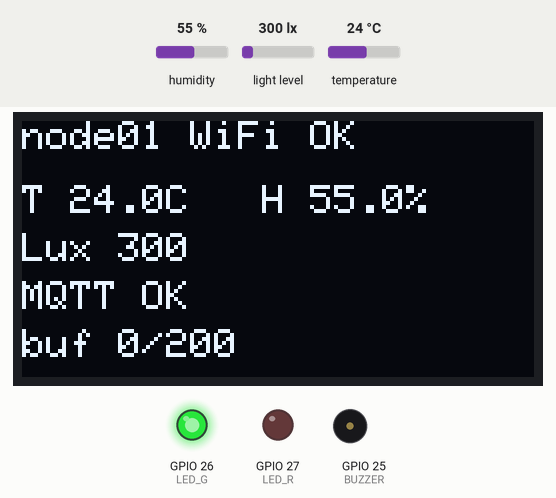
This sketch was run on a simulated ESP32. Parts: 128×64 one-colour display, output pins drawn as LEDs (lit = HIGH), buzzer (waves = sounding, pin HIGH). The inputs (shaded band) are chosen by the test bench; at power-on: temperature 24 °C, light level 300 lx, humidity 55 %. WiFi joins after 1.5 s; servers stay silent unless stated; the local clock reads 2024-03-15 10:24:30 at power-on unless the sketch sets it; random numbers use the default seed unless the sketch sets one; no MQTT or app messages arrive unless stated; what the sketch prints to the serial monitor is not drawn.

Above: at 10.6 s.
10.7 s: temperature set to 31.6 °C
At 20.5 s:
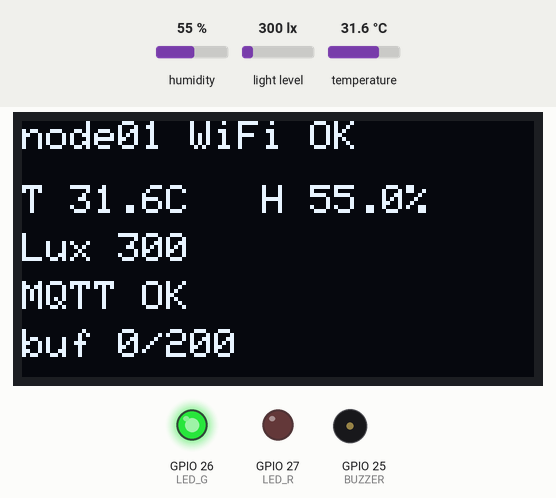
24.3 s: temperature set to 32.8 °C
At 30.8 s:
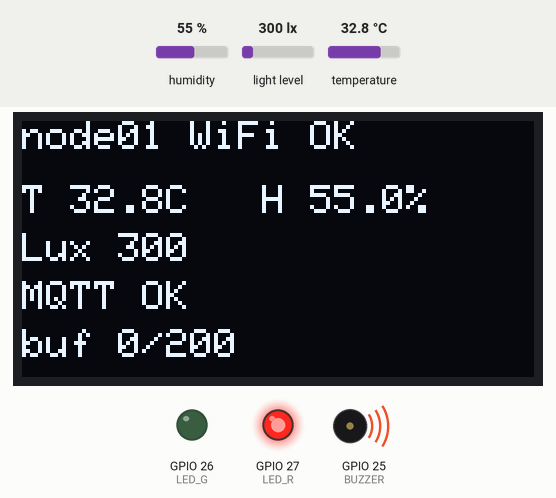
37.9 s: light level set to 40 lx
At 41.2 s:
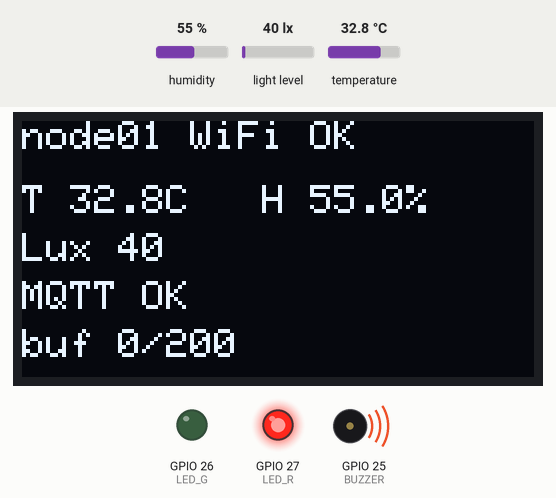
51.5 s: humidity set to 22 %
At 60.8 s:
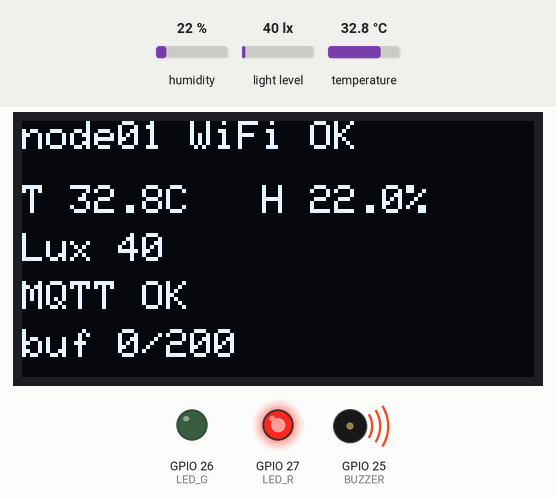
65.1 s: light level set to 500 lx
At 71.2 s:
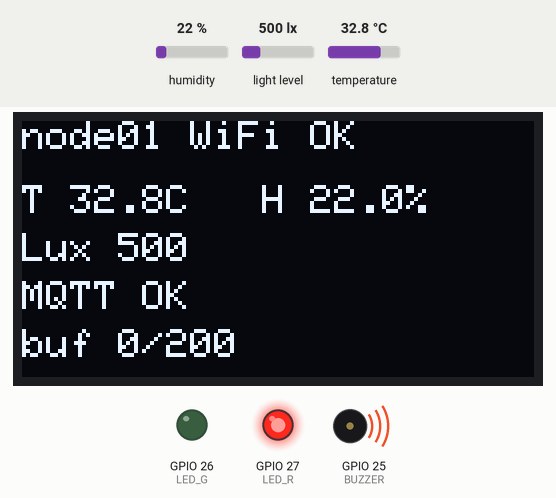
Timing chart, 0 to 72.7 s (numbered marks = the images above; inputs shaded):
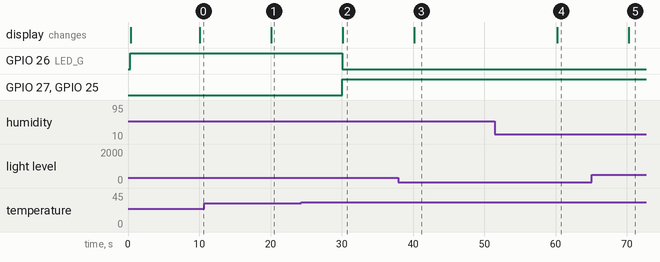

The sketch:

esp32_node.ino
```cpp
#include <WiFi.h>
#include <time.h>
#include <sys/time.h>
#include <MQTT.h>
#include <Wire.h>
#include <BH1750.h>
#include "DHT.h"
#include <Adafruit_GFX.h>
#include <Adafruit_SSD1306.h>
#include "secrets.h"

#define DHTPIN      4
#define DHTTYPE     DHT22
#define REPORT_MS   10000
#define BUF_SIZE    200

#define LED_G       26
#define LED_R       27
#define BUZZER      25
#define TEMP_ALARM  32.0      // R1 过热阈值，与需求说明一致

DHT dht(DHTPIN, DHTTYPE);
BH1750 lightMeter;
Adafruit_SSD1306 display(128, 64, &Wire, -1);
bool oledOk = false;

WiFiClient net;
MQTTClient client(512);
String topic;

unsigned long lastReport  = 0;
unsigned long lastTry     = 0;
unsigned long lastWifiTry = 0;
bool lastHot = false;

// ---------- 环形缓冲 ----------
String buf[BUF_SIZE];
int    bufHead  = 0;
int    bufCount = 0;

void bufPush(const String &s) {
  buf[bufHead] = s;
  bufHead = (bufHead + 1) % BUF_SIZE;
  if (bufCount < BUF_SIZE) bufCount++;
  Serial.printf("[BUF] %d/%d\n", bufCount, BUF_SIZE);
}

int bufOldest() {
  return (bufHead - bufCount + BUF_SIZE) % BUF_SIZE;
}

void flushBuffer() {
  if (bufCount == 0) return;
  Serial.printf("[FLUSH] 开始补发 %d 条\n", bufCount);
  while (bufCount > 0 && client.connected()) {
    int i = bufOldest();
    if (!client.publish(topic, buf[i], false, 1)) break;
    bufCount--;
    delay(20);
  }
  Serial.printf("[FLUSH] 结束，剩余 %d 条\n", bufCount);
}

// ---------- OLED ----------
void drawScreen(float t, float h, float lux) {
  if (!oledOk) return;

  char l1[24], l2[24], l3[24];
  snprintf(l1, sizeof(l1), "T %.1fC   H %.1f%%", t, h);
  snprintf(l2, sizeof(l2), "Lux %.0f", lux);
  snprintf(l3, sizeof(l3), "buf %d/%d", bufCount, BUF_SIZE);

  display.clearDisplay();
  display.setTextSize(1);
  display.setTextColor(SSD1306_WHITE);

  display.setCursor(0, 0);
  display.print("node01 ");
  display.print(WiFi.status() == WL_CONNECTED ? "WiFi OK" : "WiFi --");

  display.setCursor(0, 16);
  display.print(l1);
  display.setCursor(0, 28);
  display.print(l2);
  display.setCursor(0, 40);
  display.print(client.connected() ? "MQTT OK" : "MQTT --");
  display.setCursor(0, 52);
  display.print(l3);

  display.display();
}

// ---------- WiFi / NTP ----------
bool connectWiFi() {
  Serial.print("WiFi");
  WiFi.mode(WIFI_STA);
  WiFi.begin(WIFI_SSID, WIFI_PASS);
  int n = 0;
  while (WiFi.status() != WL_CONNECTED && n < 40) {
    delay(500); Serial.print("."); n++;
  }
  Serial.println();
  if (WiFi.status() == WL_CONNECTED) {
    Serial.print("  IP="); Serial.println(WiFi.localIP());
    return true;
  }
  Serial.println("  WiFi FAILED");
  return false;
}

bool syncTime() {
  configTime(8 * 3600, 0, "ntp.aliyun.com", "cn.pool.ntp.org");
  Serial.print("NTP");
  time_t now = 0; int n = 0;
  while ((now = time(nullptr)) < 1700000000 && n < 40) {
    delay(500); Serial.print("."); n++;
  }
  Serial.println();
  return now >= 1700000000;
}

// 带毫秒的 ISO8601：2026-11-23T16:20:05.123+08:00
// 为什么必须带毫秒：端到端延迟是毫秒级指标，秒级时间戳会把延迟量化成 1 秒的桶
String isoNow() {
  struct timeval tv;
  gettimeofday(&tv, nullptr);

  time_t now = tv.tv_sec;
  struct tm t;
  localtime_r(&now, &t);

  char b[32];
  strftime(b, sizeof(b), "%Y-%m-%dT%H:%M:%S", &t);

  char ms[12];
  snprintf(ms, sizeof(ms), ".%03d+08:00", (int)(tv.tv_usec / 1000));
  return String(b) + ms;
}

String uuid4() {
  uint8_t b[16];
  for (int i = 0; i < 16; i += 4) {
    uint32_t r = esp_random();
    memcpy(b + i, &r, 4);
  }
  b[6] = (b[6] & 0x0F) | 0x40;
  b[8] = (b[8] & 0x3F) | 0x80;
  char s[37];
  snprintf(s, sizeof(s),
           "%02x%02x%02x%02x-%02x%02x-%02x%02x-%02x%02x-%02x%02x%02x%02x%02x%02x",
           b[0], b[1], b[2],  b[3],  b[4],  b[5],  b[6],  b[7],
           b[8], b[9], b[10], b[11], b[12], b[13], b[14], b[15]);
  return String(s);
}

// ---------- 连接维护 ----------
void ensureConnected() {
  if (WiFi.status() != WL_CONNECTED) {
    // WiFi.reconnect() 在 ESP32 上不可靠：热点短暂消失后可能永远连不回来。
    // 改用 disconnect + begin 重新发起，并限流到每 10 秒一次。
    if (millis() - lastWifiTry > 10000) {
      lastWifiTry = millis();
      Serial.println("[WiFi] reconnect (disconnect+begin)");
      WiFi.disconnect();
      delay(100);
      WiFi.begin(WIFI_SSID, WIFI_PASS);
    }
    return;
  }

  if (client.connected()) return;
  if (millis() - lastTry < 5000) return;
  lastTry = millis();

  Serial.print("[MQTT] reconnect...");
  if (client.connect(NODE_ID)) {
    Serial.println(" ok");
    flushBuffer();
  } else {
    Serial.println(" fail");
  }
}

void setup() {
  Serial.begin(115200);
  delay(300);
  Serial.println();
  Serial.println("=== firmware: sensors + buffer + LED + buzzer + OLED ===");

  pinMode(LED_G, OUTPUT);
  pinMode(LED_R, OUTPUT);
  pinMode(BUZZER, OUTPUT);
  digitalWrite(LED_R, LOW);
  digitalWrite(BUZZER, LOW);
  digitalWrite(LED_G, HIGH);

  Wire.begin(21, 22);

  oledOk = display.begin(SSD1306_SWITCHCAPVCC, 0x3C);
  if (oledOk) {
    display.clearDisplay();
    display.setTextSize(1);
    display.setTextColor(SSD1306_WHITE);
    display.setCursor(0, 0);
    display.println("env-monitor booting...");
    display.display();
    Serial.println("OLED ok (0x3C)");
  } else {
    Serial.println("OLED init FAILED (try 0x3D)");
  }

  dht.begin();
  lightMeter.begin();

  connectWiFi();
  syncTime();

  topic = String("iot/") + NODE_ID + "/data";
  client.begin(MQTT_HOST, MQTT_PORT, net);
  client.setKeepAlive(60);

  if (client.connect(NODE_ID)) {
    Serial.println("MQTT connected");
    flushBuffer();
  } else {
    Serial.println("MQTT not connected, will retry in loop");
  }
}

void loop() {
  client.loop();
  ensureConnected();

  if (millis() - lastReport < REPORT_MS) {
    delay(50);
    return;
  }
  lastReport = millis();

  float t   = dht.readTemperature();
  float h   = dht.readHumidity();
  float lux = lightMeter.readLightLevel();

  if (isnan(t) || isnan(h)) {
    Serial.println("dht read failed, skip");
    return;
  }

  bool hot = (t > TEMP_ALARM);
  digitalWrite(LED_R, hot ? HIGH : LOW);
  digitalWrite(LED_G, hot ? LOW  : HIGH);
  digitalWrite(BUZZER, hot ? HIGH : LOW);

  if (hot != lastHot) {
    lastHot = hot;
    if (hot) Serial.printf("[ALARM] ON   t=%.1f > %.1f\n", t, TEMP_ALARM);
    else     Serial.println("[ALARM] OFF");
  }

  drawScreen(t, h, lux);

  String payload = String("{\"id\":\"") + uuid4()
                 + "\",\"ts\":\"" + isoNow()
                 + "\",\"t\":" + String(t, 1)
                 + ",\"h\":" + String(h, 1)
                 + ",\"lux\":" + String(lux, 1) + "}";

  if (client.connected() && client.publish(topic, payload, false, 1)) {
    Serial.print("PUB OK  ");
    Serial.println(payload);
  } else {
    Serial.print("PUB FAIL -> buffer  ");
    Serial.println(payload.substring(0, 60));
    bufPush(payload);
  }
}
```

secrets.example.h
```cpp
// 用法：把本文件复制一份，改名 secrets.h，填入你自己的真实值。
// secrets.h 已在 .gitignore 中（和钉钉 Webhook 一样属于凭据），不会进仓库。
//
// Windows 复制命令（在 firmware/esp32_node 目录下）：
//   Copy-Item secrets.example.h secrets.h

#pragma once

// ---- 手机热点（必须 2.4GHz；ESP32 不支持 5GHz）----
#define WIFI_SSID  "your-hotspot-ssid"
#define WIFI_PASS  "your-hotspot-password"

// ---- 电脑在热点网段的 IP（在电脑上 ipconfig 查"无线局域网适配器 WLAN"的 IPv4）----
// 注意：不是 127.0.0.1——板子是另一台设备，必须用局域网地址
#define MQTT_HOST  "192.168.x.x"
#define MQTT_PORT  1883

// ---- 节点编号（写进主题 iot/<NODE_ID>/data 和数据库 node_id）----
#define NODE_ID    "node01"
```

Measured:
- the behaviour switches between 32 and 32.1 °C on temperature (found by bisection; images 1 and 2)
- after the input at 10.7 s, the display: changes after 9.4 s (image 1)
- after the input at 24.3 s, GPIO 26 (LED_G): HIGH → LOW after 5.8 s; GPIO 27 (LED_R), GPIO 25 (BUZZER): LOW → HIGH after 5.8 s; the display: changes after 5.8 s (image 2)
- after the input at 37.9 s, the display: changes after 2.3 s (image 3)
- after the input at 51.5 s, the display: changes after 8.8 s (image 4)
- after the input at 65.1 s, the display: changes after 5.2 s (image 5)
